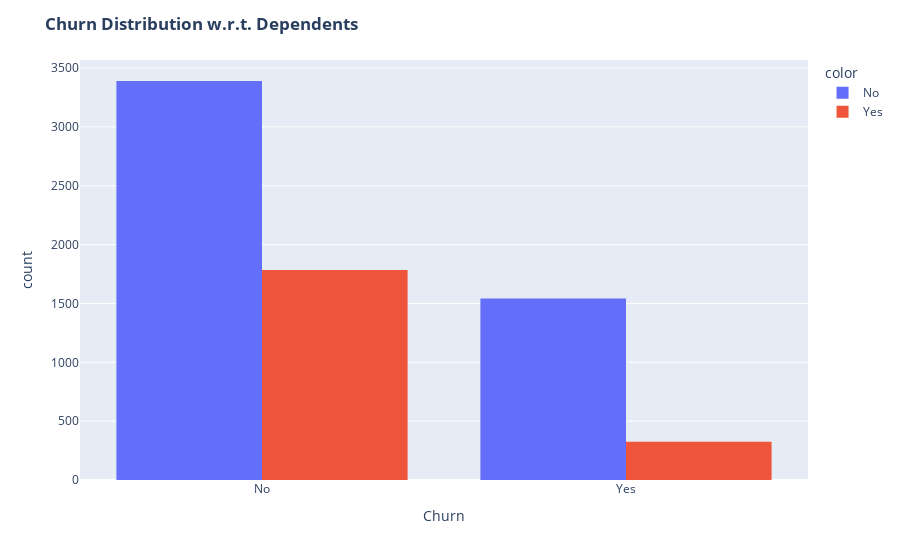

Notebook code for this chart:
### Markdown cell above
Customers having DSL service are majority in number and have less churn rate compared to Fibre optic service.

### Code cell
dependents_map={0:'No',1:'Yes'}
churn_map={0:'No',1:'Yes'}
fig=px.histogram(Data,x=Data['Churn'].map(churn_map),color=Data['Dependents'].map(dependents_map),barmode='group',labels={'x':'Churn'})

fig.update_layout(title_text="<b>Churn Distribution w.r.t. Dependents </b>")


fig.show()

### Figure 1 — Plotly figure (JSON) as saved in the notebook; plotly's stock layout.template omitted (floating-point values rounded to 4 significant figures; data arrays with more than 128 entries replaced by an {"elided": "..."} marker saying what was removed)
{"data": [{"alignmentgroup": "True", "bingroup": "x", "hovertemplate": "color=No<br>Churn=%{x}<br>count=%{y}<extra></extra>", "legendgroup": "No", "marker": {"color": "#636efa", "pattern": {"shape": ""}}, "name": "No", "offsetgroup": "No", "orientation": "v", "showlegend": true, "type": "histogram", "x": {"elided": "4933 str values"}, "xaxis": "x", "yaxis": "y"}, {"alignmentgroup": "True", "bingroup": "x", "hovertemplate": "color=Yes<br>Churn=%{x}<br>count=%{y}<extra></extra>", "legendgroup": "Yes", "marker": {"color": "#EF553B", "pattern": {"shape": ""}}, "name": "Yes", "offsetgroup": "Yes", "orientation": "v", "showlegend": true, "type": "histogram", "x": {"elided": "2110 str values"}, "xaxis": "x", "yaxis": "y"}], "layout": {"barmode": "group", "legend": {"title": {"text": "color"}, "tracegroupgap": 0}, "margin": {"t": 60}, "title": {"text": "<b>Churn Distribution w.r.t. Dependents </b>"}, "xaxis": {"anchor": "y", "domain": [0, 1], "title": {"text": "Churn"}}, "yaxis": {"anchor": "x", "domain": [0, 1], "title": {"text": "count"}}}}
